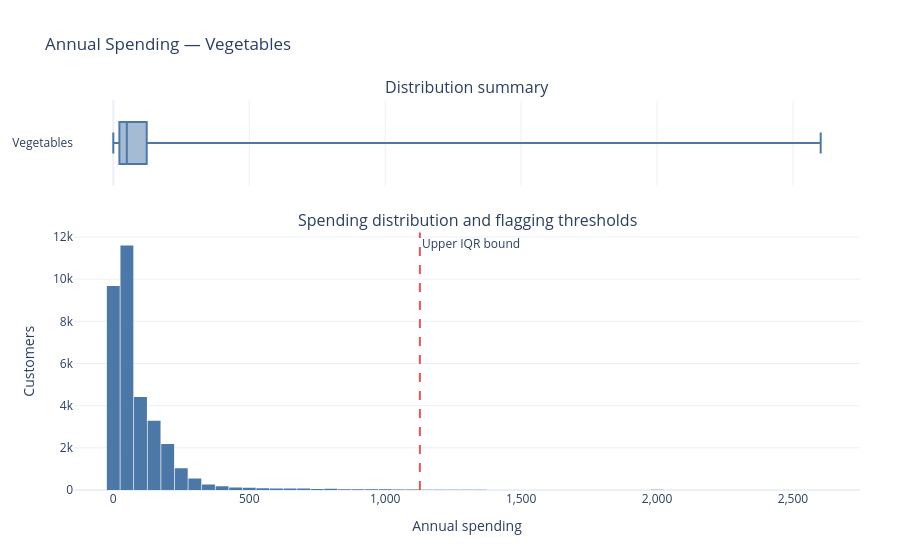

Notebook cell for this chart:
### Code cell
plot_spending_distribution(
    customer_info,
    "spend_per_year_vegetables",
    iqr_bounds,
).show()

### Figure 1 — Plotly figure (JSON) as saved in the notebook; plotly's stock layout.template omitted (floating-point values rounded to 4 significant figures; data arrays with more than 128 entries replaced by an {"elided": "..."} marker saying what was removed)
{"data": [{"boxpoints": false, "marker": {"color": "#4C78A8"}, "name": "Vegetables", "showlegend": false, "type": "box", "x": {"elided": "34060 float values"}, "xaxis": "x", "yaxis": "y"}, {"marker": {"color": "#4C78A8"}, "nbinsx": 60, "showlegend": false, "type": "histogram", "x": {"elided": "34060 float values"}, "xaxis": "x2", "yaxis": "y2"}], "layout": {"annotations": [{"font": {"size": 16}, "showarrow": false, "text": "Distribution summary", "x": 0.5, "xanchor": "center", "xref": "paper", "y": 1, "yanchor": "bottom", "yref": "paper"}, {"font": {"size": 16}, "showarrow": false, "text": "Spending distribution and flagging thresholds", "x": 0.5, "xanchor": "center", "xref": "paper", "y": 0.66, "yanchor": "bottom", "yref": "paper"}, {"showarrow": false, "text": "Upper IQR bound", "x": 1128.0, "xanchor": "left", "xref": "x2", "y": 1, "yanchor": "top", "yref": "y2 domain"}], "autosize": true, "bargap": 0.05, "height": 550, "margin": {"b": 60, "l": 70, "r": 40, "t": 100}, "shapes": [{"line": {"color": "#E45756", "dash": "dash"}, "type": "line", "x0": 1128.0, "x1": 1128.0, "xref": "x2", "y0": 0, "y1": 1, "yref": "y2 domain"}], "title": {"text": "Annual Spending — Vegetables"}, "xaxis": {"anchor": "y", "domain": [0, 1], "matches": "x2", "showticklabels": false}, "xaxis2": {"anchor": "y2", "domain": [0, 1], "tickformat": ",.0f", "title": {"text": "Annual spending"}}, "yaxis": {"anchor": "x", "domain": [0.78, 1]}, "yaxis2": {"anchor": "x2", "domain": [0, 0.66], "title": {"text": "Customers"}}}}
